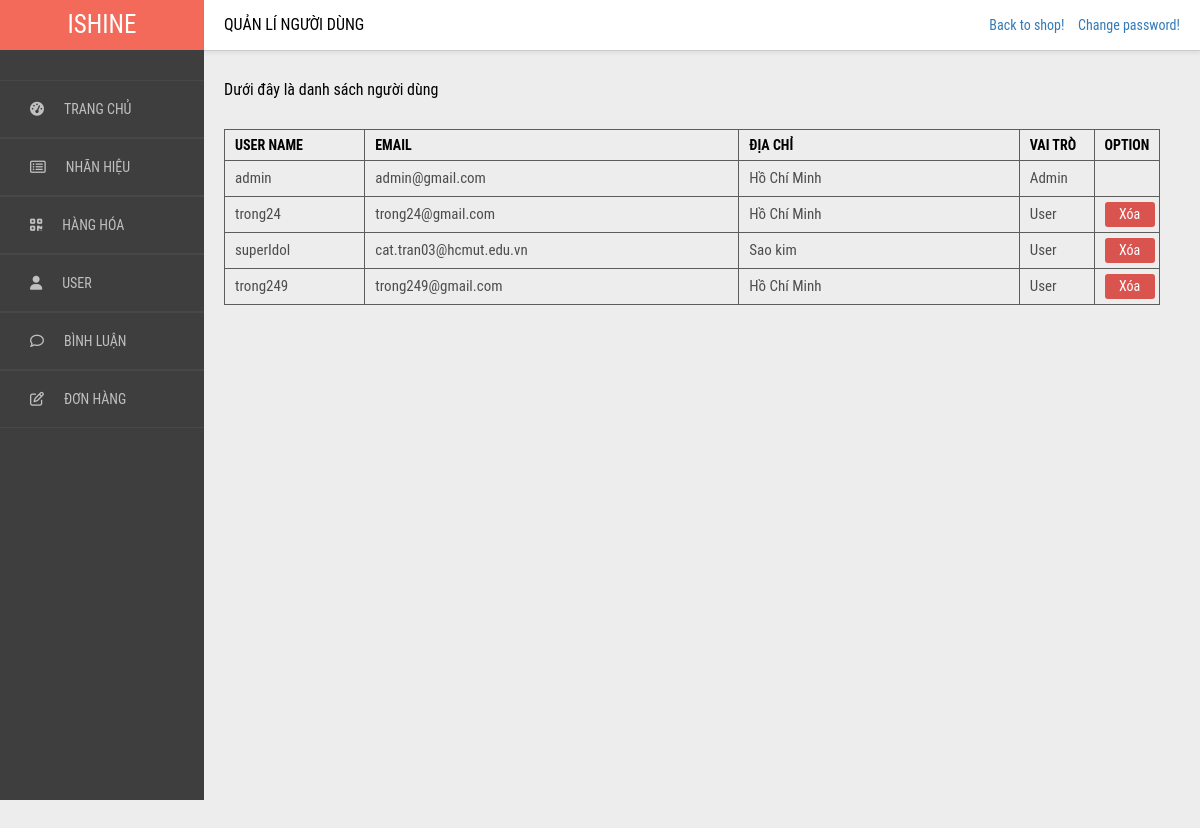
/admin/user/user.php (signed in), run on an earlier commit of the app's database.
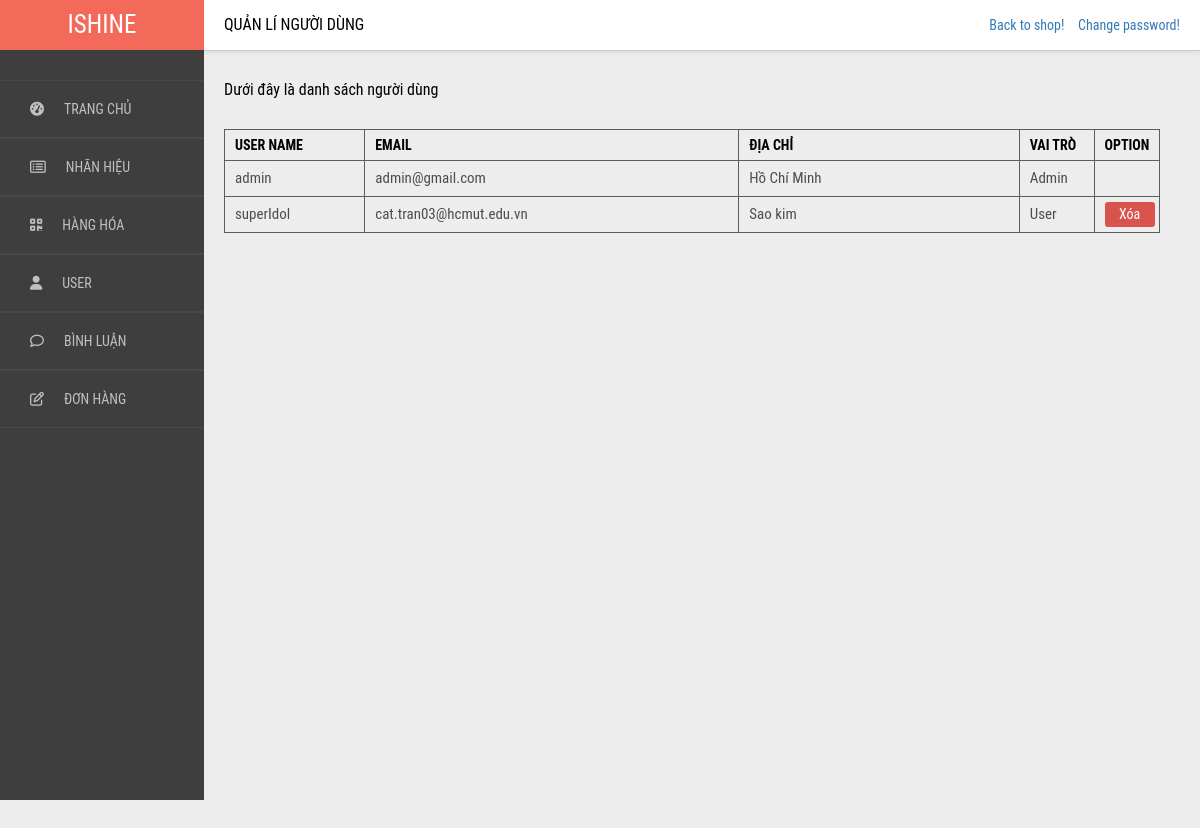
And on a later commit of the database.
### tables this page shows
CREATE TABLE `users` (
  `userID` int(11) NOT NULL,
  `username` char(128) NOT NULL,
  `email` char(128) NOT NULL,
  `mat_khau` char(128) NOT NULL,
  `dia_chi` varchar(1000) NOT NULL,
  `vai_tro` int(1) NOT NULL,
  `reset_code` int(11) DEFAULT NULL
);

### admin/user/user.php (the view, shortened to what this page needs)
<?php
    $sql=mysqli_connect("mysql.site4now.net","a7cc8e_dapoet1","123456aA@","db_a7cc8e_dapoet1");
    $selectData = "SELECT * FROM users";
    $row=$sql->query($selectData);
    $arr =array();
    while($res=$row->fetch_assoc()){
        array_push($arr,$res);
    }
    function getRoleText($role){
        if($role==0) return "User";
        else return "Admin";
    }
    function hiddenOrNot($role){
        if($role==1) return "hidden";
        else return "";
    }
?>
<!DOCTYPE html>
<html lang="en">
<head>
    <link rel="stylesheet" href="style.css">
</head>
<body>
    <div class="wrap">
        <div class="left-side-menu">
            <div class="logo">
                <p>ISHINE</p>
            </div>
            <ul class="menu-list">
                <a href="../trang_chu/trang_chu.php">
                    <li>
                        <i class="fa fa-dashboard"></i>TRANG CHỦ
                    </li>
                </a>
                <a href="../brand/brand.php">
                    <li>
                        <i class="fa fa-list-alt" aria-hidden="true"></i>NHÃN HIỆU
                    </li>
                </a>
                <a href="../hang_hoa/hang_hoa.php">
                    <li>
                        <i class="fa fa-qrcode"></i>HÀNG HÓA
                    </li>
                </a>
                <a href="../user/user.php">
                    <li>
                        <i class="fa fa-user"></i>USER
                    </li>
                </a>
                <a href="../binh_luan/binh_luan.php">
                    <li>
                        <i class="fa fa-comment-o" aria-hidden="true"></i>BÌNH LUẬN
                    </li>
                </a>
                <a href="../don_hang/don_hang.php">
                    <li>
                        <i class="fa fa-edit"></i>ĐƠN HÀNG
                    </li>
                </a>
            </ul>
        </div>
        <div class="right-side-content">
            <div class="header">
                <div class="title">
                    <p>QUẢN LÍ NGƯỜI DÙNG</p>
                </div>
                <div>
                    <a href="../../index.php">Back to shop!</a>
                    <a href="../../user/doi_mat_khau.php" style=" margin-left:10px">Change password!</a>
                </div>
            </div>
            <div class="content">
                <p style="margin-bottom: 30px;">Dưới đây là danh sách người dùng</p>
                <div>
                    <table>
                        <tr>
                            <th style="width: 15%;">USER NAME</th>
                            <th>EMAIL</th>
                            <th style="width: 30%;">ĐỊA CHỈ</th>
                            <th style="width: 8%;">VAI TRÒ</th>
                            <th style="width: 7%;">OPTION</th>
                        </tr>
                        <?php
                            foreach($arr as $i=>$user){
                                $username=$user['username'];
                                $email=$user['email'];
                                $address=$user['dia_chi'];
                                $role=getRoleText($user['vai_tro']);
                                $hidden=hiddenOrNot($user['vai_tro']);
                                echo "<tr>
                                        <td>$username</td>
                                        <td>$email</td>
                                        <td>$address</td>
                                        <td>$role</td>
                                        <td $hidden>
                                            <a href=\"delete.php?user=$username\" class=\"xoa\">Xóa</a>
                                      </td>";
                            }
                        ?>
                    </table>
                </div>
            </div>
        </div>
</body>
</html>

What changed in the data, as far as the page shows it:
removed users: username "trong24", email "trong24@gmail.com", dia_chi "Hồ Chí Minh", role "User"
removed users: username "trong249", email "trong249@gmail.com", dia_chi "Hồ Chí Minh", role "User"
